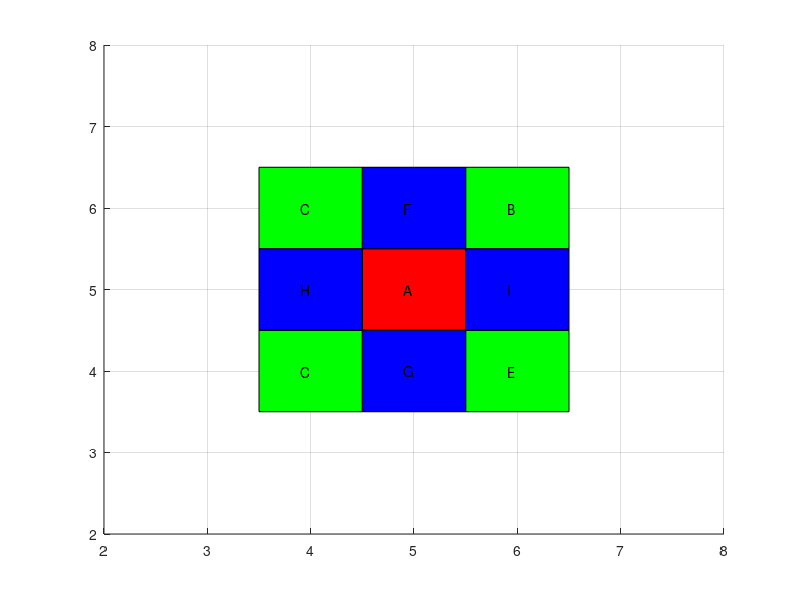

Here is the MATLAB script that generated this plot:

figure(1)
grid on
A=[4.5,4.5,1,1]
rectangle('Position',A,'FaceColor',[1 0 0]);
text(4.9,5, sprintf('A'))

B=[5.5,5.5,1,1]
rectangle('Position',B,'FaceColor',[0 1 0]);
text(5.9,6, sprintf('B'))


C=[3.5,3.5,1,1]
rectangle('Position',C,'FaceColor',[0 1 0]);
text(3.9,4, sprintf('C'))

D=[3.5,5.5,1,1]
rectangle('Position',D,'FaceColor',[0 1 0]);
text(3.9,6, sprintf('C'))

E=[5.5,3.5,1,1]
rectangle('Position',E,'FaceColor',[0 1 0]);
text(5.9,4, sprintf('E'))




F=[4.5,5.5,1,1]
rectangle('Position',F,'FaceColor',[0 0 1]);
text(4.9,6, sprintf('F'))

G=[4.5,3.5,1,1]
rectangle('Position',G,'FaceColor',[0 0 1]);
text(4.9,4, sprintf('G'))

H=[3.5,4.5,1,1]
rectangle('Position',H,'FaceColor',[0 0 1]);
text(3.9,5, sprintf('H'))

I=[5.5,4.5,1,1]
rectangle('Position',I,'FaceColor',[0 0 1]);
text(5.9,5, sprintf('I'))

axis([2 8 2 8]);